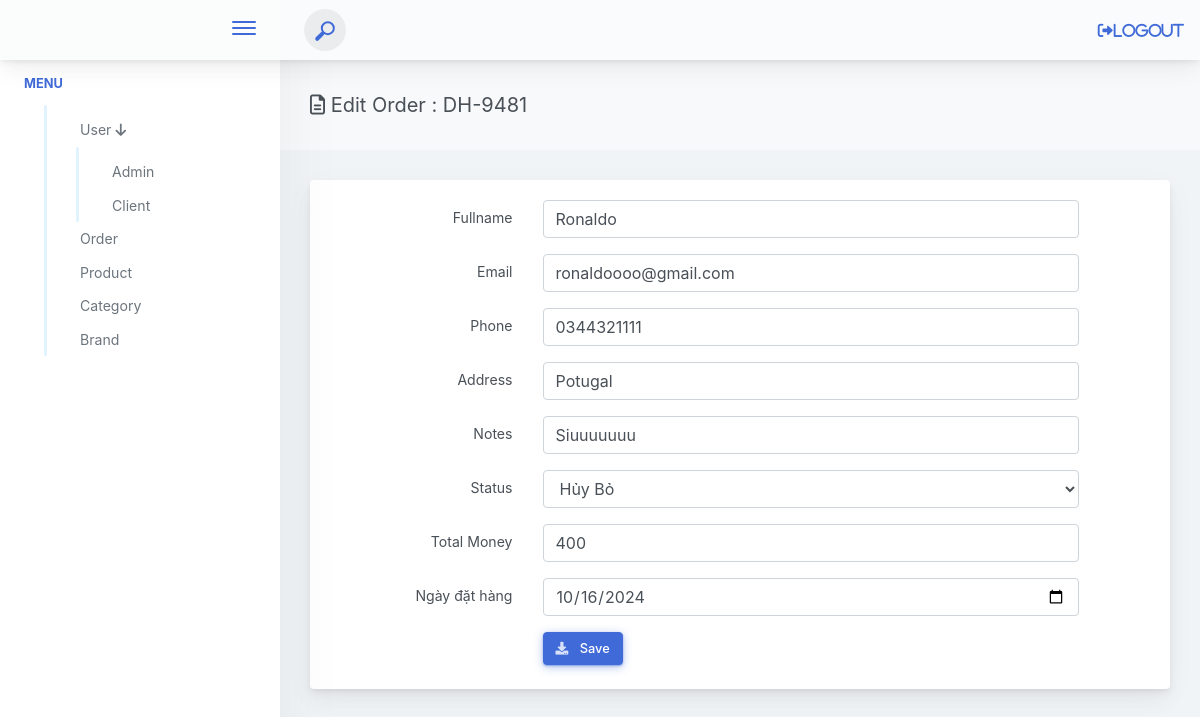
The app's page /admin/?act=form-edit-order&id_order=81 (signed in) with its own data.
### tables this page shows
CREATE TABLE `orders` (
  `id` int(11) NOT NULL,
  `order_code` varchar(100) DEFAULT NULL,
  `fullname` varchar(50) DEFAULT NULL,
  `email` varchar(150) DEFAULT NULL,
  `phone_number` varchar(20) DEFAULT NULL,
  `address` varchar(255) DEFAULT NULL,
  `notes` varchar(500) DEFAULT NULL,
  `order_date` datetime DEFAULT NULL,
  `status_id` int(11) DEFAULT NULL,
  `total_money` int(11) DEFAULT NULL,
  `user_id` int(11) DEFAULT NULL
);

### admin/index.php (called while the page is built, shortened)
<?php
require_once '../commons/function.php';
require_once './controllers/AdminOrderController.php';
require_once './model/AdminOrder.php';
$act = $_GET['act'] ?? '/';
match ($act) {
    'user' => (new AdminUserController())->user(),
    'form-add-user' => (new AdminUserController())->formAddUser(),
    'add-user' => (new AdminUserController())->postAddUser(),
    'form-edit-user' => (new AdminUserController())->formEditUser(),
    'edit-user' => (new AdminUserController())->postEditUser(),
    'delete-user' => (new AdminUserController())->deleteUser(),
    'show-user' => (new AdminUserController())->showUser(),
    'reset-password' => (new AdminUserController())->resetPassword(),
    'client' => (new AdminUserController())->client(),
    'form-edit-client' => (new AdminUserController())->formEditClient(),
    'edit-client' => (new AdminUserController())->postEditClient(),
    'show-client' => (new AdminUserController())->showClient(),
    'login-admin' => (new AdminUserController())->formLogin(),
    'check-login-admin' => (new AdminUserController())->login(),
    'logout-admin' => (new AdminUserController())->Logout(),
    'product' => (new AdminProductController())->product(),
    'form-add-product' => (new AdminProductController())->formAddProduct(),
    'add-product' => (new AdminProductController())->postAddProduct(),
    'delete-product' => (new AdminProductController())->deleteProduct(),
    'show-product' => (new AdminProductController())->showProduct(),
    'edit-product' => (new AdminProductController())->postEditProduct(),
    'form-edit-product' => (new AdminProductController())->formEditProduct(),
    'category' => (new AdminCategoryController())->listCategory(),
    'form-add-category' => (new AdminCategoryController())->formAddCategory(),
    'add-category' => (new AdminCategoryController())->postAddCategory(),
    'form-edit-category' => (new AdminCategoryController())->formEditCategory(),
    'edit-category' => (new AdminCategoryController())->postEditCategory(),
    'delete-category' => (new AdminCategoryController())->deleteCategory(),
    'order' => (new AdminOrderController())->order(),
    'delete-order' => (new AdminOrderController())->deleteOrder(),
    'show-order' => (new AdminOrderController())->showOrder(),
    'edit-order' => (new AdminOrderController())->postEditOrder(),
    'form-edit-order' => (new AdminOrderController())->formEditOrder(),
};

### commons/function.php (called while the page is built, shortened)
<?php
function connectDB()
{
    $host = DB_HOST;
    $port = DB_PORT;
    $dbname = DB_NAME;
    try {
        $conn = new PDO("mysql:host=$host;port=$port;dbname=$dbname", DB_USERNAME, DB_PASSWORD);
        $conn->setAttribute(PDO::ATTR_ERRMODE, PDO::ERRMODE_EXCEPTION);
        $conn->setAttribute(PDO::ATTR_DEFAULT_FETCH_MODE, PDO::FETCH_ASSOC);
        return $conn;
    } catch (PDOException $e) {
        echo ("Connection failed: " . $e->getMessage());
    }
}

### admin/model/AdminOrder.php (called while the page is built, shortened)
<?php
class AdminOrder
{
    public $conn;
    public function __construct()
    {
        $this->conn = connectDB();
    }
    public function getOrderDetail($id)
    {
        try {
            $sql = 'SELECT orders.*, status_orders.status_name
            FROM orders
            INNER JOIN status_orders ON orders.status_id = status_orders.id
             WHERE orders.id = :id';
            $stmt = $this->conn->prepare($sql);
            $stmt->execute([
                ':id' => $id
            ]);
            return $stmt->fetch();
        } catch (\Exception $e) {
            echo "Lỗi: " . $e->getMessage();
        }
    }
}

### admin/views/danhmuc/editOrder.php (the view, shortened to what this page needs)
<?php include './views/layout/header.php' ?>
<?php include './views/layout/sidebar.php' ?>
<div class="app-main__outer">
    <div class="app-main__inner">
        <div class="app-page-title">
            <div class="page-title-wrapper">
                <div class="page-title-heading">
                    <div>
                        <i class="fa-regular fa-file-alt"></i>
                        Edit Order : <?= $order['order_code'] ?>
                    </div>
                </div>
            </div>
        </div>
        <div class="row">
            <div class="col-md-12">
                <div class="main-card mb-3 card">
                    <div class="card-body">
                        <form action="<?= BASE_URL_ADMIN . '?act=edit-order' ?>" method="POST">
                            <div class="position-relative row form-group">
                                <label for="fullname" class="col-md-3 text-md-right col-form-label">Fullname</label>
                                <div class="col-md-9 col-xl-8">
                                    <input name="fullname" id="fullname" placeholder="Fullname" type="text" class="form-control"
                                        value="<?= $order['fullname'] ?>" required>
                                </div>
                            </div>
                            <div class="position-relative row form-group">
                                <label for="email" class="col-md-3 text-md-right col-form-label">Email</label>
                                <div class="col-md-9 col-xl-8">
                                    <input name="email" id="email" placeholder="Email" type="email" class="form-control"
                                        value="<?= $order['email'] ?>" required>
                                </div>
                            </div>
                            <div class="position-relative row form-group">
                                <label for="phone_number" class="col-md-3 text-md-right col-form-label">Phone</label>
                                <div class="col-md-9 col-xl-8">
                                    <input name="phone_number" id="phone_number" placeholder="Phone number" type="text" class="form-control"
                                        value="<?= $order['phone_number'] ?>" required>
                                </div>
                            </div>
                            <div class="position-relative row form-group">
                                <label for="address" class="col-md-3 text-md-right col-form-label">Address</label>
                                <div class="col-md-9 col-xl-8">
                                    <input name="address" id="address" placeholder="Address" type="text" class="form-control"
                                        value="<?= $order['address'] ?>" required>
                                </div>
                            </div>
                            <div class="position-relative row form-group">
                                <label for="address" class="col-md-3 text-md-right col-form-label">Notes</label>
                                <div class="col-md-9 col-xl-8">
                                    <input name="notes" id="notes" placeholder="Notes" type="text" class="form-control"
                                        value="<?= $order['notes'] ?>" required>
                                </div>
                            </div>
                            <div class="position-relative row form-group">
                                <label for="status" class="col-md-3 text-md-right col-form-label">Status</label>
                                <div class="col-md-9 col-xl-8">
                                    <select name="status_id" id="status_id" class="form-control" required>
                                        <option <?= $order['status_id'] == 5 ? 'selected' : '' ?> value="5">Hủy Bỏ</option>
                                    </select>
                                </div>
                            </div>
                            <div class="position-relative row form-group">
                                <label for="total_money" class="col-md-3 text-md-right col-form-label">Total Money</label>
                                <div class="col-md-9 col-xl-8">
                                    <input name="total_money" id="total_money" placeholder="Total Money" type="text"
                                        class="form-control" value="<?= $order['total_money'] ?>" required>
                                </div>
                            </div>
                            <div class="position-relative row form-group">
                                <label class="col-md-3 text-md-right col-form-label">Ngày đặt hàng</label>
                                <div class="col-md-9 col-xl-8">
                                    <input type="date" name="order_date" class="form-control" value="<?= date('Y-m-d', strtotime($order['order_date'])) ?>" required>
                                </div>
                            </div>
                            <div class="position-relative row form-group mb-1">
                                <div class="col-md-9 col-xl-8 offset-md-3">
                                    <button type="submit" class="btn-shadow btn-hover-shine btn btn-primary">
                                        <span class="btn-icon-wrapper pr-2 opacity-8">
                                            <i class="fa fa-download fa-w-20"></i>
                                        </span>
                                        <span>Save</span>
                                    </button>
                                </div>
                            </div>
                        </form>
                    </div>
                </div>
            </div>
        </div>
    </div>
</div>
</div>
</div>
</body>
</html>

### records on screen
orders: order_code "DH-9481", fullname "Ronaldo", email "ronaldoooo@gmail.com", phone_number "0344321111", address "Potugal", notes "Siuuuuuuu", status_id "Hủy Bỏ", total_money "400", order_date "10/16/2024"
